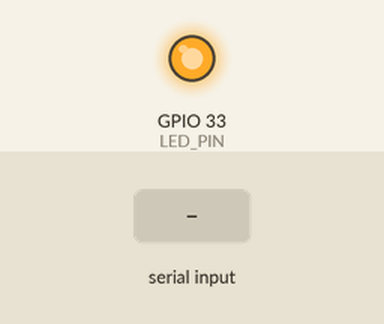
Recording of a program running on a simulated ESP32. On the bench: output pins drawn as LEDs (lit = HIGH). Inputs (shaded band) come from the test bench. What the program prints to the serial monitor is not drawn.

Above: at 1.7 s.
1.8 s: "PING\n" received over the second serial link
4.8 s: "1\n" received over the second serial link
Timing chart, 0 to 12.3 s (numbered marks = the images above; inputs shaded):
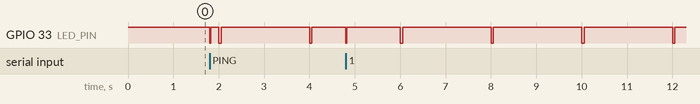

The program:

main.cpp
```cpp
// ESP32CAM RS485 bus test
// TX = GPIO14 (to DI on transceiver), RX = GPIO13 (from RO on transceiver)
// NOTE: TX was moved off GPIO12: GPIO12 is a strapping pin (MTDI, must be LOW
// at reset) and the transceiver pulls it HIGH, which bricks boot/flash.
// GPIO14 is strapping-safe. (GPIO14 is SD CLK if you ever use an SD card.)
// USB debug console = Serial @115200 on /dev/cu.usbserial-1440 (flash/programmer port)
// RS485 bus        = Serial2 @RS485_BAUD on /dev/cu.usbserial-1430 side (via RS485 dongle)
//
// Wiring (MAX485 style):
//   ESP GPIO14 -> DI (driver input)
//   ESP GPIO13 -> RO (receiver output)
//   ESP GND    -> GND (MUST share ground with bus, even though RS485 is differential)
//   A <-> A, B <-> B across ESP transceiver <-> USB-RS485 dongle
//   120R termination if long cable / errors (many dongles already have it).
//
// DE/RE handling:
//   If your module is AUTO-direction (e.g. HW-0519, TTL-to-RS485 with 1206 chip),
//   leave RS485_DE_PIN = -1.
//   If your module is a bare MAX485 with DE + RE pins, tie DE+RE together to
//   a free GPIO (e.g. GPIO15, NOT GPIO12) and set RS485_DE_PIN to it.
//   (GPIO14 is now the TX pin, so it can't double as DE.)
//
// GPIO12 is a strapping pin (MTDI): it must be LOW at reset or the ESP32
// selects 1.8V flash voltage and won't boot/flash. TX lives on GPIO14 now,
// so nothing on the RS485 side can disturb boot — no disconnect dance needed.

#include <Arduino.h>

// ---------- config ----------
#define RS485_TX_PIN 14
#define RS485_RX_PIN 13
#define RS485_BAUD 9600
#define RS485_DE_PIN -1   // set to e.g. 14 if your MAX485 needs DE/RE driven, else -1
#define HELLO_PERIOD_MS 2000
#define LED_PIN 33        // ESP32CAM onboard LED (active LOW)

HardwareSerial RS485(2);
uint32_t counter = 0;
unsigned long lastHello = 0;
String rxLine;

static void rs485TxEnable(bool tx) {
#if RS485_DE_PIN >= 0
  digitalWrite(RS485_DE_PIN, tx ? HIGH : LOW);
  if (tx) delayMicroseconds(200);
#endif
}

static void rs485Send(const String &s) {
  rs485TxEnable(true);
  RS485.print(s);
  RS485.flush();  // wait for shift register to empty
  delay(2);       // guard time for slow transceivers
  rs485TxEnable(false);
}

void setup() {
  pinMode(LED_PIN, OUTPUT);
  digitalWrite(LED_PIN, HIGH);  // LED off (active low)

#if RS485_DE_PIN >= 0
  pinMode(RS485_DE_PIN, OUTPUT);
  digitalWrite(RS485_DE_PIN, LOW);  // start in receive mode
#endif

  Serial.begin(115200);
  delay(500);
  // UART2 on arbitrary pins: begin(baud, config, rx, tx)
  RS485.begin(RS485_BAUD, SERIAL_8N1, RS485_RX_PIN, RS485_TX_PIN);

  Serial.println();
  Serial.println("=== ESP32CAM RS485 TEST ===");
  Serial.printf("RS485: TX=GPIO%d RX=GPIO%d baud=%d DE_PIN=%d\n",
                RS485_TX_PIN, RS485_RX_PIN, RS485_BAUD, RS485_DE_PIN);
  Serial.println("Commands on USB serial forwarded to RS485.");
  Serial.println("Type PING on either side, other side replies PONG.");
  Serial.println("===========================");
}

void loop() {
  unsigned long now = millis();

  // 1) periodic beacon out on RS485
  if (now - lastHello >= HELLO_PERIOD_MS) {
    lastHello = now;
    counter++;
    // simple checksum so PC can verify integrity
    uint8_t cks = 0;
    String payload = "HELLO " + String(counter) + " FROM ESP32CAM";
    for (size_t i = 0; i < payload.length(); i++) cks ^= payload[i];
    String msg = "ESP:" + payload + " CK=" + String(cks, HEX) + "\n";

    rs485Send(msg);
    Serial.printf("[TX-RS485] %s", msg.c_str());
    digitalWrite(LED_PIN, LOW);
    delay(50);
    digitalWrite(LED_PIN, HIGH);
  }

  // 2) RS485 -> USB debug + auto-reply
  while (RS485.available()) {
    char c = (char)RS485.read();
    Serial.write(c);  // live mirror so you see bus traffic on /dev/cu.usbserial-1440

    if (c == '\n' || c == '\r') {
      rxLine.trim();
      if (rxLine.length() > 0) {
        Serial.printf("\n[RX-RS485] \"%s\"\n", rxLine.c_str());
        digitalWrite(LED_PIN, LOW);
        delay(20);
        digitalWrite(LED_PIN, HIGH);
        if (rxLine == "PING" || rxLine.endsWith("PING")) {
          rs485Send("PONG from ESP32CAM\n");
          Serial.println("[TX-RS485] PONG from ESP32CAM");
        } else {
          rs485Send("ACK:" + rxLine + "\n");
        }
      }
      rxLine = "";
    } else {
      rxLine += c;
      if (rxLine.length() > 128) rxLine = "";  // resync on garbage
    }
  }

  // 3) USB serial -> RS485 (lets you type from PlatformIO monitor to test TX path)
  if (Serial.available()) {
    rs485TxEnable(true);
    while (Serial.available()) {
      RS485.write((uint8_t)Serial.read());
    }
    RS485.flush();
    delay(2);
    rs485TxEnable(false);
  }
  delay(1);
}
```
